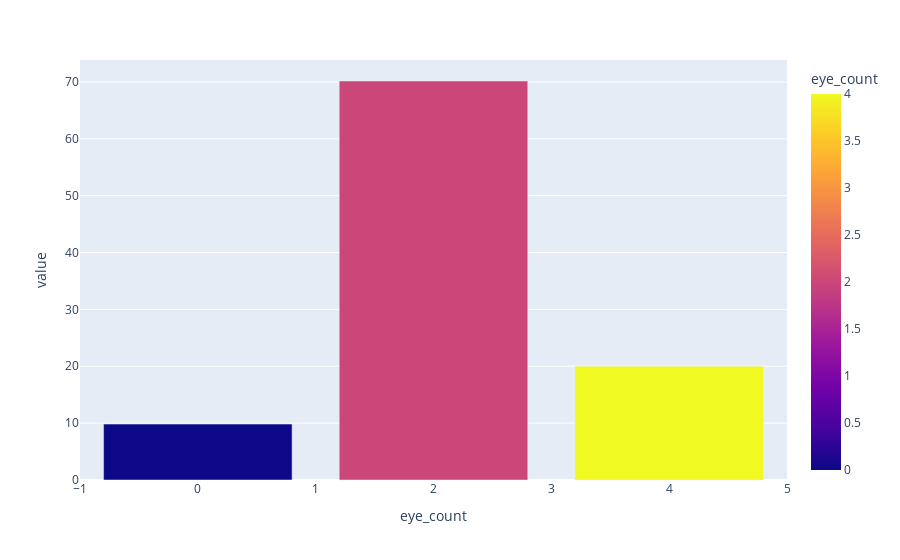

Notebook cell for this chart:
### Code cell
# Distribuição da variável 'eye_count' em %
percentual_skin_type= df_species_eda.value_counts('eye_count') / len(df_species_eda) * 100
px.bar(percentual_skin_type, color=percentual_skin_type.index)

### Figure 1 — Plotly figure (JSON) as saved in the notebook; plotly's stock layout.template omitted (floating-point values rounded to 4 significant figures)
{"data": [{"hovertemplate": "eye_count=%{marker.color}<br>value=%{y}<extra></extra>", "legendgroup": "", "marker": {"color": [2, 4, 0], "coloraxis": "coloraxis", "pattern": {"shape": ""}}, "name": "", "orientation": "v", "showlegend": false, "textposition": "auto", "type": "bar", "x": [2, 4, 0], "xaxis": "x", "y": [70.17, 20.0, 9.833], "yaxis": "y"}], "layout": {"barmode": "relative", "coloraxis": {"colorbar": {"title": {"text": "eye_count"}}, "colorscale": [[0, "#0d0887"], [0.1111, "#46039f"], [0.2222, "#7201a8"], [0.3333, "#9c179e"], [0.4444, "#bd3786"], [0.5556, "#d8576b"], [0.6667, "#ed7953"], [0.7778, "#fb9f3a"], [0.8889, "#fdca26"], [1, "#f0f921"]]}, "legend": {"tracegroupgap": 0}, "margin": {"t": 60}, "xaxis": {"anchor": "y", "domain": [0, 1], "title": {"text": "eye_count"}}, "yaxis": {"anchor": "x", "domain": [0, 1], "title": {"text": "value"}}}}
